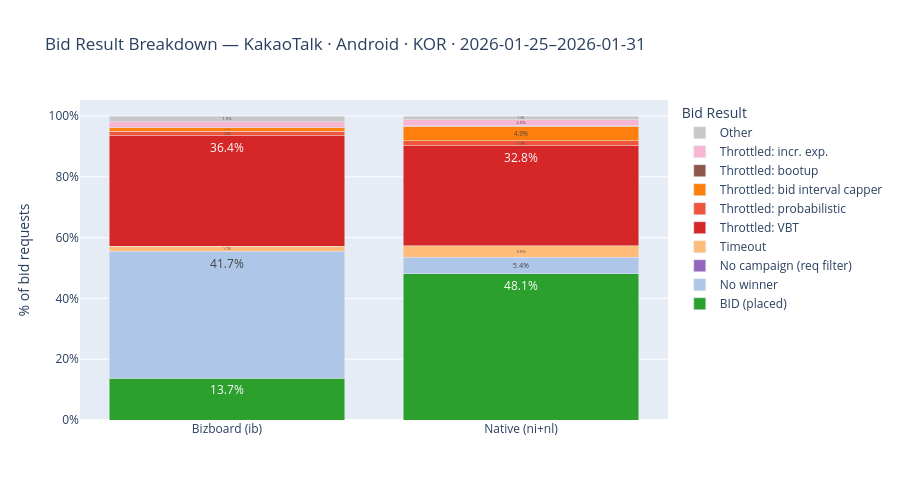

Notebook code cell kept with this figure:
### Code cell
# Rate summary (request-level, rate-corrected — comparable to Step 1/2)
print("Bid rate & throttle rate summary — ib / ni / nl (Android · KakaoTalk · KOR):")
cols = ['format_group', 'total_vol', 'bid_rate', 'throttle_rate', 'vbt_rate']
fmt = df_trace_rates[cols].copy()
fmt['total_vol'] = fmt['total_vol'].map(lambda v: f'{v:,.0f}')
for c in ['bid_rate', 'throttle_rate', 'vbt_rate']:
    fmt[c] = fmt[c].map(lambda v: f'{v:.1%}' if pd.notna(v) else '—')
print(fmt.to_string(index=False))

# Full bid_result reason map (from Bidfnt/bidding_funnel_analysis.sql reference)
REASON_MAP = {
    'BID':                                          'BID (placed)',
    'NO_WINNER':                                    'No winner',
    'NO_FINALIST':                                  'No finalist',
    'NO_CAMPAIGN_AFTER_REQ_FILTER':                 'No campaign (req filter)',
    'NO_CAMPAIGN_AFTER_CTX_FILTER':                 'No campaign (ctx filter)',
    'NO_ADGROUP_AFTER_CTX_FILTER':                  'No ad group',
    'FILTERED_INCOMPATIBLE_TARGET_INVENTORY':       'Filtered: incompat. inlentory',  # creative compat
    'FILTERED_PUBLISHER':                           'Filtered: publisher',
    'FILTERED_UNPUBLISHED_APP':                     'Filtered: unpublished app',
    'TIME_OUT':                                     'Timeout',
    'THROTTLED_SHORT_TERM_USER_PROFILE':            'Throttled: VBT',
    'THROTTLED_PROBABILISTICALLY':                  'Throttled: probabilistic',
    'THROTTLED_BID_CAP':                            'Throttled: bid interval capper',
    'THROTTLED_BOOTUP':                             'Throttled: bootup',
    'THROTTLED_BY_EXCHANGE_INCREMENTALITY_EXP':     'Throttled: incr. exp.',
    'THROTTLED_BIDFLOOR_THROTTLER':                 'Throttled: bid floor',
    'THROTTLED_UPT':                                'Throttled: UPT',
    'THROTTLED_POSTPRICING_WIN_PRED':               'Throttled: post-pricing',
}
REASON_COLORS = {
    'BID (placed)':                   '#2CA02C',
    'No winner':                      '#AEC7E8',
    'No finalist':                    '#C5B0D5',
    'No campaign (req filter)':       '#9467BD',
    'No campaign (ctx filter)':       '#C49C94',
    'No ad group':                    '#E377C2',
    'Filtered: incompat. inlentory':  '#17BECF',  # highlight — creative compat signal
    'Filtered: publisher':            '#BCBD22',
    'Filtered: unpublished app':      '#7F7F7F',
    'Timeout':                        '#FFBB78',
    'Throttled: VBT':                 '#D62728',
    'Throttled: probabilistic':       '#EF553B',
    'Throttled: bid interval capper': '#FF7F0E',
    'Throttled: bootup':              '#8C564B',
    'Throttled: incr. exp.':          '#F7B6D2',
    'Throttled: bid floor':           '#DBDB8D',
    'Throttled: UPT':                 '#9EDAE5',
    'Throttled: post-pricing':        '#AAFFC3',
    'Other':                          '#C7C7C7',
}
REASON_ORDER = list(REASON_COLORS.keys())

df_trace_eval['reason_label'] = df_trace_eval['bid_result'].map(REASON_MAP).fillna('Other')
df_trace_eval['pct'] = df_trace_eval.groupby('format_group')['requests_est'].transform(
    lambda x: x / x.sum() * 100
)

d = df_trace_eval.groupby(['format_group', 'reason_label'])['pct'].sum().reset_index()

fig_trace = go.Figure()
for reason in REASON_ORDER:
    rd = d[d['reason_label'] == reason]
    if rd.empty:
        continue
    fig_trace.add_trace(go.Bar(
        name=reason,
        x=rd['format_group'],
        y=rd['pct'],
        marker_color=REASON_COLORS.get(reason, '#C7C7C7'),
        text=rd['pct'].map(lambda v: f'{v:.1f}%' if v >= 1 else ''),
        textposition='inside'
    ))

fig_trace.update_layout(
    barmode='stack',
    title=f'Bid Result Breakdown — KakaoTalk · Android · {TARGET_COUNTRY} · {_trace_start}–{DATE_END}',
    yaxis_title='% of bid requests',
    yaxis_ticksuffix='%',
    legend_title='Bid Result',
    height=500
)
fig_trace.show()
fig_trace.write_image(os.path.join(CHART_DIR, f's3_bid_result_breakdown_kakao_ANDROID.png'), scale=2)
print('Saved: s3_bid_result_breakdown_kakao_ANDROID.png')
print("\nNote: 'Filtered: incompat. inlentory' = FILTERED_INCOMPATIBLE_TARGET_INVENTORY — key creative compatibility signal")

### Figure 1 — Plotly figure (JSON) as saved in the notebook; plotly's stock layout.template omitted (floating-point values rounded to 4 significant figures)
{"data": [{"marker": {"color": "#2CA02C"}, "name": "BID (placed)", "text": ["13.7%", "48.1%"], "textposition": "inside", "type": "bar", "x": ["Bizboard (ib)", "Native (ni+nl)"], "y": [13.71, 48.07]}, {"marker": {"color": "#AEC7E8"}, "name": "No winner", "text": ["41.7%", "5.4%"], "textposition": "inside", "type": "bar", "x": ["Bizboard (ib)", "Native (ni+nl)"], "y": [41.72, 5.36]}, {"marker": {"color": "#9467BD"}, "name": "No campaign (req filter)", "text": ["", ""], "textposition": "inside", "type": "bar", "x": ["Bizboard (ib)", "Native (ni+nl)"], "y": [0.05589, 0.05955]}, {"marker": {"color": "#FFBB78"}, "name": "Timeout", "text": ["1.7%", "3.9%"], "textposition": "inside", "type": "bar", "x": ["Bizboard (ib)", "Native (ni+nl)"], "y": [1.677, 3.881]}, {"marker": {"color": "#D62728"}, "name": "Throttled: VBT", "text": ["36.4%", "32.8%"], "textposition": "inside", "type": "bar", "x": ["Bizboard (ib)", "Native (ni+nl)"], "y": [36.4, 32.77]}, {"marker": {"color": "#EF553B"}, "name": "Throttled: probabilistic", "text": ["1.4%", "1.7%"], "textposition": "inside", "type": "bar", "x": ["Bizboard (ib)", "Native (ni+nl)"], "y": [1.413, 1.682]}, {"marker": {"color": "#FF7F0E"}, "name": "Throttled: bid interval capper", "text": ["1.1%", "4.9%"], "textposition": "inside", "type": "bar", "x": ["Bizboard (ib)", "Native (ni+nl)"], "y": [1.124, 4.868]}, {"marker": {"color": "#8C564B"}, "name": "Throttled: bootup", "text": ["", ""], "textposition": "inside", "type": "bar", "x": ["Bizboard (ib)", "Native (ni+nl)"], "y": [0.0479, 0.04963]}, {"marker": {"color": "#F7B6D2"}, "name": "Throttled: incr. exp.", "text": ["2.0%", "2.0%"], "textposition": "inside", "type": "bar", "x": ["Bizboard (ib)", "Native (ni+nl)"], "y": [1.98, 1.975]}, {"marker": {"color": "#C7C7C7"}, "name": "Other", "text": ["1.9%", "1.3%"], "textposition": "inside", "type": "bar", "x": ["Bizboard (ib)", "Native (ni+nl)"], "y": [1.875, 1.285]}], "layout": {"barmode": "stack", "height": 500, "legend": {"title": {"text": "Bid Result"}}, "title": {"text": "Bid Result Breakdown — KakaoTalk · Android · KOR · 2026-01-25–2026-01-31"}, "yaxis": {"ticksuffix": "%", "title": {"text": "% of bid requests"}}}}
